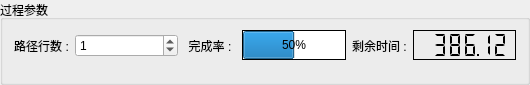
       <widget class="QGroupBox" name="groupBox_13">
        <property name="geometry">
         <rect>
          <x>620</x>
          <y>20</y>
          <width>530</width>
          <height>85</height>
         </rect>
        </property>
        <property name="title">
         <string>过程参数</string>
        </property>
        <layout class="QHBoxLayout" name="horizontalLayout_6" stretch="1,2,1,2,1,2">
         <property name="topMargin">
          <number>0</number>
         </property>
         <item>
          <widget class="QLabel" name="label_81">
           <property name="styleSheet">
            <string notr="true">font:12pt &quot;微软雅黑&quot;;</string>
           </property>
           <property name="text">
            <string>路径行数 :</string>
           </property>
           <property name="alignment">
            <set>Qt::AlignCenter</set>
           </property>
          </widget>
         </item>
         <item>
          <widget class="QSpinBox" name="spinBox">
           <property name="cursor">
            <cursorShape>PointingHandCursor</cursorShape>
           </property>
           <property name="maximum">
            <number>999999999</number>
           </property>
           <property name="singleStep">
            <number>1</number>
           </property>
           <property name="value">
            <number>1</number>
           </property>
          </widget>
         </item>
         <item>
          <widget class="QLabel" name="label_82">
           <property name="styleSheet">
            <string notr="true">font:12pt &quot;微软雅黑&quot;;</string>
           </property>
           <property name="text">
            <string>完成率 :</string>
           </property>
           <property name="alignment">
            <set>Qt::AlignCenter</set>
           </property>
          </widget>
         </item>
         <item>
          <widget class="QProgressBar" name="progressBar">
           <property name="maximumSize">
            <size>
             <width>16777215</width>
             <height>30</height>
            </size>
           </property>
           <property name="styleSheet">
            <string notr="true">QProgressBar{
	border:1px solid black;
}</string>
           </property>
           <property name="minimum">
            <number>0</number>
           </property>
           <property name="value">
            <number>50</number>
           </property>
           <property name="alignment">
            <set>Qt::AlignCenter</set>
           </property>
           <property name="orientation">
            <enum>Qt::Horizontal</enum>
           </property>
           <property name="textDirection">
            <enum>QProgressBar::TopToBottom</enum>
           </property>
          </widget>
         </item>
         <item>
          <widget class="QLabel" name="label_83">
           <property name="styleSheet">
            <string notr="true">font:12pt &quot;微软雅黑&quot;;</string>
           </property>
           <property name="text">
            <string>剩余时间 :</string>
           </property>
          </widget>
         </item>
         <item>
          <widget class="QLCDNumber" name="lcdNumber">
           <property name="maximumSize">
            <size>
             <width>16777215</width>
             <height>30</height>
            </size>
           </property>
           <property name="cursor">
            <cursorShape>ArrowCursor</cursorShape>
           </property>
           <property name="frameShadow">
            <enum>QFrame::Plain</enum>
           </property>
           <property name="smallDecimalPoint">
            <bool>true</bool>
           </property>
           <property name="digitCount">
            <number>6</number>
           </property>
           <property name="mode">
            <enum>QLCDNumber::Dec</enum>
           </property>
           <property name="segmentStyle">
            <enum>QLCDNumber::Flat</enum>
           </property>
           <property name="value" stdset="0">
            <double>386.120000000000005</double>
           </property>
          </widget>
         </item>
        </layout>
       </widget>
